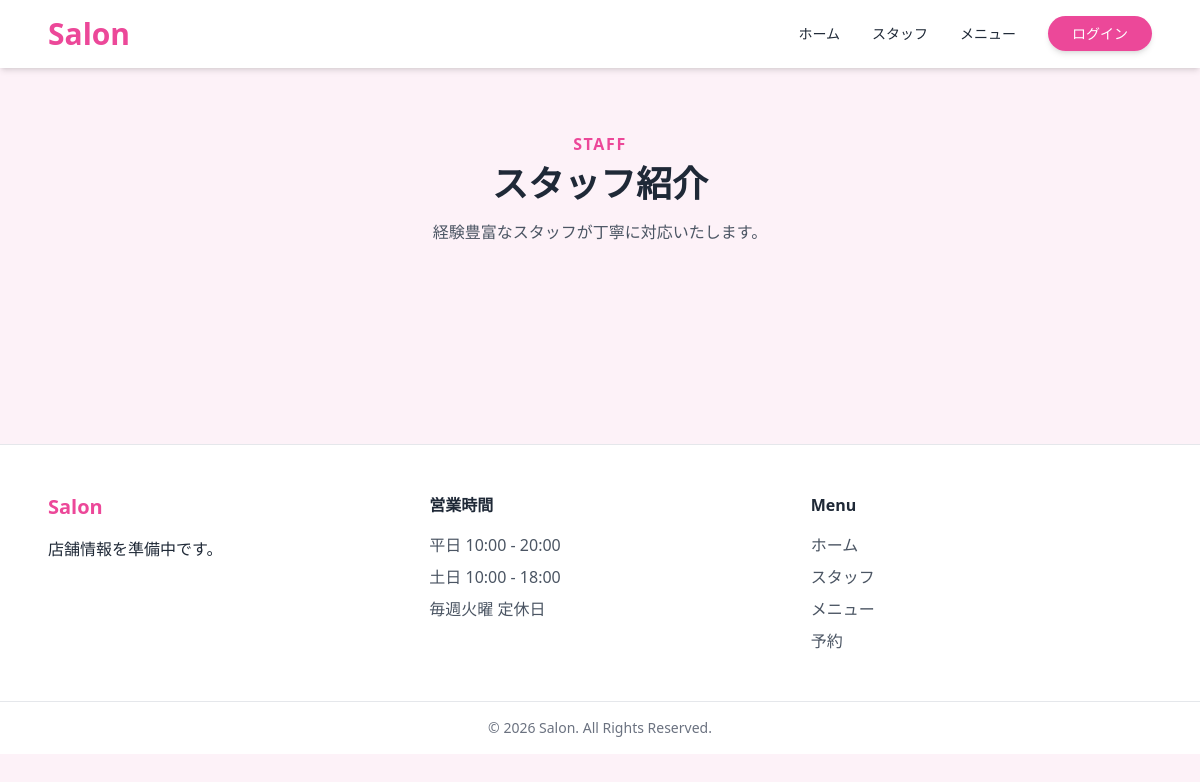
The page /staffs on the database as committed earlier.
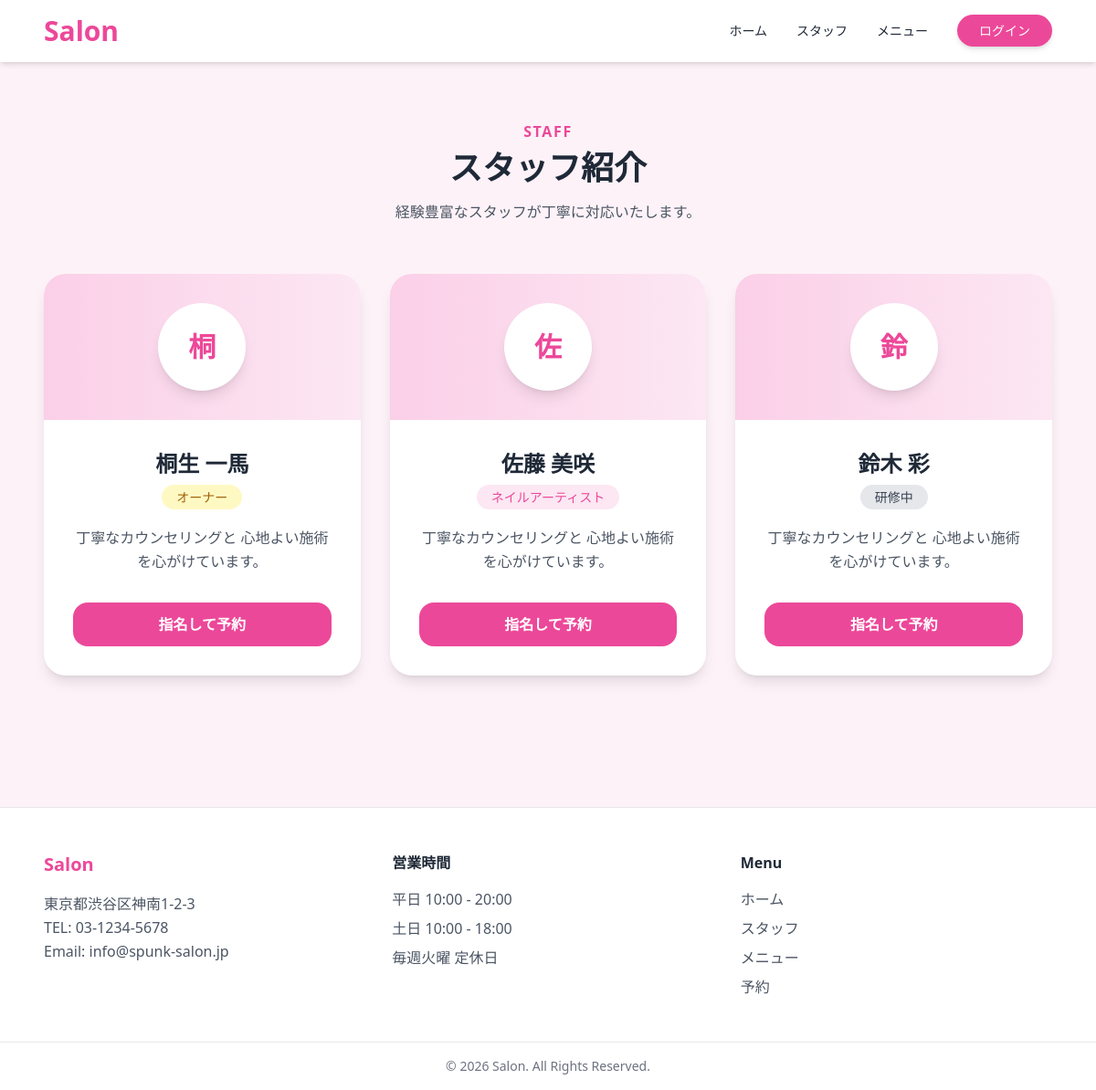
The same page on the database as committed later.
### app/infrastructure/orm_models.py (models this page shows, shortened)
class StaffORM(db.Model):
    __tablename__ = "staffs"
    id              = db.Column(db.Integer,     primary_key=True)
    salon_id        = db.Column(db.Integer,     db.ForeignKey("salons.id"), nullable=False)
    name            = db.Column(db.String(100), nullable=False)
    role            = db.Column(db.String(20),  nullable=False)   # StaffRole.value を保存
    email           = db.Column(db.String(255), nullable=False, unique=True)
    hashed_password = db.Column(db.String(255), nullable=False)
    is_active       = db.Column(db.Boolean,     nullable=False, default=True)
    created_at      = db.Column(db.DateTime,    nullable=False, default=datetime.now)
    salon        = db.relationship("SalonORM",       back_populates="staffs")
    reservations = db.relationship("ReservationORM", back_populates="staff", lazy="select")

class SalonORM(db.Model):
    __tablename__ = "salons"
    id           = db.Column(db.Integer, primary_key=True)
    name         = db.Column(db.String(100), nullable=False)
    address      = db.Column(db.String(255), nullable=False)
    phone        = db.Column(db.String(20),  nullable=False)
    email        = db.Column(db.String(255), nullable=False, unique=True)
    opening_time = db.Column(db.String(5),   nullable=False)  # "10:00"
    closing_time = db.Column(db.String(5),   nullable=False)  # "20:00"
    created_at   = db.Column(db.DateTime,    nullable=False, default=datetime.now)
    staffs       = db.relationship("StaffORM",       back_populates="salon", lazy="select")
    menus        = db.relationship("MenuORM",         back_populates="salon", lazy="select")
    reservations = db.relationship("ReservationORM",  back_populates="salon", lazy="select")

### app/interface/home.py (the view)
@main_bp.route("/staffs")
def staffs():
    salon = SalonORM.query.first()
    staffs = StaffORM.query.filter_by(
        is_active=True
    ).all()
    return render_template(
        "staffs.html",
        salon=salon,
        staffs=staffs,
    )

### app/templates/staffs.html (shortened to what this page needs)
{% extends "layouts/base.html" %}
{% block content %}
<section class="max-w-6xl mx-auto px-6 py-16">
    <div class="text-center mb-14">
        <p class="text-pink-500 font-semibold tracking-widest mb-2">
            STAFF
        </p>
        <h2 class="text-4xl font-bold mb-4">
            スタッフ紹介
        </h2>
        <p class="text-gray-600">
            経験豊富なスタッフが丁寧に対応いたします。
        </p>
    </div>
    <div class="grid md:grid-cols-2 lg:grid-cols-3 gap-8">
        {% for staff in staffs %}
        <div class="bg-white rounded-3xl shadow-lg overflow-hidden hover:-translate-y-1 hover:shadow-2xl transition duration-300">
            <div class="h-40 bg-gradient-to-r from-pink-200 to-pink-100 flex items-center justify-center">
                <div class="w-24 h-24 rounded-full bg-white shadow-lg flex items-center justify-center text-3xl font-bold text-pink-500">
                    {{ staff.name[0] }}
                </div>
            </div>
            <div class="p-8 text-center">
                <h3 class="text-2xl font-bold mb-2">
                    {{ staff.name }}
                </h3>
                <div class="mb-5">
                    {% if staff.role == "owner" %}
                    <span class="bg-yellow-100 text-yellow-700 text-sm px-4 py-1 rounded-full">
                        オーナー
                    </span>
                    {% elif staff.role == "nail_artist" %}
                    <span class="bg-pink-100 text-pink-500 text-sm px-4 py-1 rounded-full">
                        ネイルアーティスト
                    </span>
                    {% elif staff.role == "trainee" %}
                    <span class="bg-gray-200 text-gray-700 text-sm px-4 py-1 rounded-full">
                        研修中
                    </span>
                    {% endif %}
                </div>
                <p class="text-gray-600 leading-relaxed mb-8">
                    丁寧なカウンセリングと
                    心地よい施術を心がけています。
                </p>
                <a href="/reserve"
                   class="block bg-pink-500 hover:bg-pink-600 text-white py-3 rounded-2xl font-semibold transition">
                    指名して予約
                </a>
            </div>
        </div>
        {% endfor %}
    </div>
</section>
{% endblock %}

### app/templates/layouts/base.html (shortened to what this page needs)
<!DOCTYPE html>
<html lang="ja">
<head>
    <script src="https://cdn.tailwindcss.com"></script>
</head>
<body class="bg-pink-50 text-gray-800">
    {% include "components/navbar.html" %}
    <main>
        {% block content %}
        {% endblock %}
    </main>
    {% include "components/footer.html" %}
</body>
</html>

### app/templates/components/navbar.html
<nav class="bg-white shadow-md sticky top-0 z-50">
    <div class="max-w-6xl mx-auto px-6 py-4 flex justify-between items-center">
        <h1 class="text-3xl font-bold text-pink-500">
            <a href="/">Salon</a>
        </h1>
        <ul class="flex items-center gap-8 text-sm font-medium">
            <li><a href="/" class="hover:text-pink-500 transition">ホーム</a></li>
            <li><a href="/staffs" class="hover:text-pink-500 transition">スタッフ</a></li>
            <li><a href="/menus" class="hover:text-pink-500 transition">メニュー</a></li>
            {% if current_user.is_authenticated %}
                <li>
                    <a href="/mypage" class="flex items-center gap-2 bg-pink-50 text-pink-600 px-4 py-2 rounded-full hover:bg-pink-100 transition">
                        {{ current_user.name }} 様
                    </a>
                </li>
            {% else %}
                <li>
                    <a href="/login" class="bg-pink-500 text-white px-6 py-2 rounded-full hover:bg-pink-600 shadow-md transition">
                        ログイン
                    </a>
                </li>
            {% endif %}
        </ul>
    </div>
</nav>

### app/templates/components/footer.html
<footer class="bg-white border-t mt-20">
    <div class="max-w-6xl mx-auto px-6 py-12 grid md:grid-cols-3 gap-10">
        <div>
            <h4 class="text-xl font-bold text-pink-500 mb-4">
                Salon
            </h4>
            {% if salon %}
            <p class="text-gray-600 leading-relaxed">
                {{ salon.address }}<br>
                TEL: {{ salon.phone }}<br>
                Email: {{ salon.email }}
            </p>
            {% else %}
            <p>
                店舗情報を準備中です。
            </p>
            {% endif %}
        </div>
        <div>
            <h4 class="font-semibold mb-4">
                営業時間
            </h4>
            <ul class="text-gray-600 space-y-2">
                <li>平日 10:00 - 20:00</li>
                <li>土日 10:00 - 18:00</li>
                <li>毎週火曜 定休日</li>
            </ul>
        </div>
        <div>
            <h4 class="font-semibold mb-4">
                Menu
            </h4>
            <ul class="text-gray-600 space-y-2">
                <li><a href="/" class="hover:text-pink-500">ホーム</a></li>
                <li><a href="/staffs" class="hover:text-pink-500">スタッフ</a></li>
                <li><a href="/menus" class="hover:text-pink-500">メニュー</a></li>
                <li><a href="/reserve" class="hover:text-pink-500">予約</a></li>
            </ul>
        </div>
    </div>
    <div class="border-t py-4 text-center text-sm text-gray-500">
        © 2026 Salon. All Rights Reserved.
    </div>
</footer>

Rows that differ between the two databases and show on the page:
added StaffORM: name "桐", name "桐生 一馬", role "オーナー"
added StaffORM: name "佐", name "佐藤 美咲", role "ネイルアーティスト"
added StaffORM: name "鈴", name "鈴木 彩", role "研修中"
added SalonORM: address "東京都渋谷区神南1-2-3", phone "03-1234-5678", email "info@spunk-salon.jp"
Other text that changed with them:
text no longer shown: "店舗情報を準備中です。"
text now shown: "TEL: Email:"
